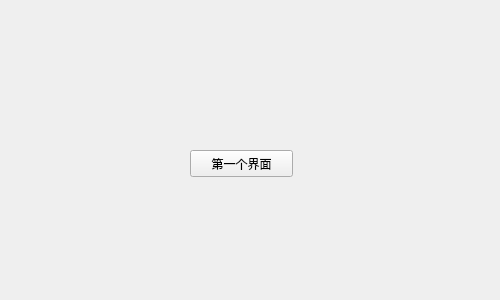
<?xml version="1.0" encoding="UTF-8"?>
<ui version="4.0">
 <class>MainWindow</class>
 <widget class="QMainWindow" name="MainWindow">
  <property name="geometry">
   <rect>
    <x>0</x>
    <y>0</y>
    <width>500</width>
    <height>300</height>
   </rect>
  </property>
  <property name="windowTitle">
   <string>MainWindow</string>
  </property>
  <widget class="QWidget" name="centralwidget">
   <widget class="QPushButton" name="pushButton">
    <property name="geometry">
     <rect>
      <x>190</x>
      <y>150</y>
      <width>103</width>
      <height>27</height>
     </rect>
    </property>
    <property name="text">
     <string>第一个界面</string>
    </property>
   </widget>
  </widget>
 </widget>
 <resources/>
 <connections/>
</ui>
